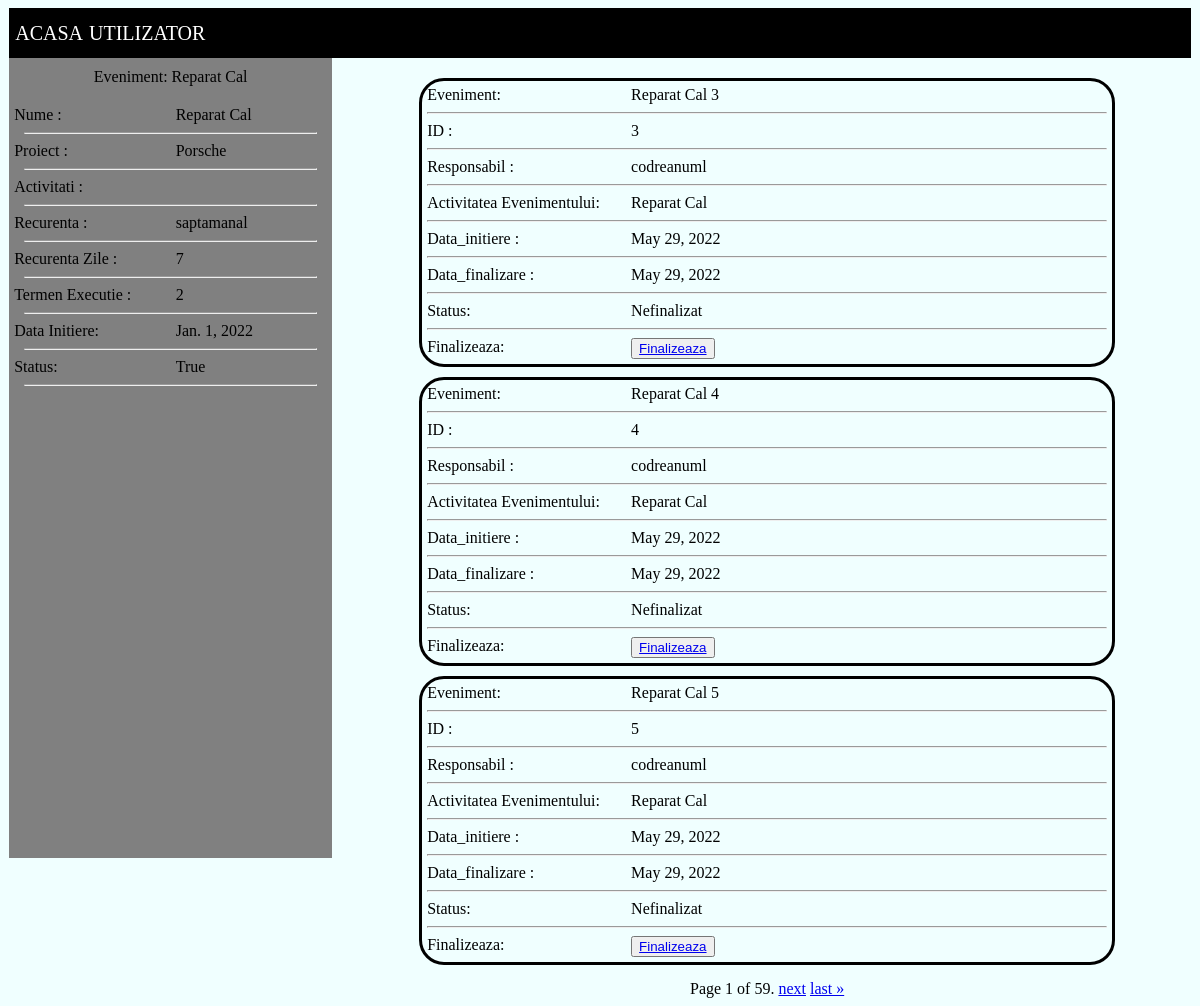
Page /events/eveniment_template/2/ (signed in) on the committed database.
### EVENTS/models.py (models this page shows)
class Eveniment_Template(models.Model):
	nume = models.CharField(max_length=100)
	proiect=models.ForeignKey(Proiect,related_name='evenimente',on_delete=models.CASCADE)
	activitati_necesare=models.TextField(max_length=300)
	CHOICES=[('saptamanal', 'saptamanal') , ('lunar','lunar') , ('anual','anual') , ('2ani','2ani') ]
	recurenenta=models.CharField(choices=CHOICES,max_length=100)
	recurenenta_zile=models.IntegerField()
	zile_executie=models.IntegerField()
	an_choice=[(2022,2022),(2023,2023),(2024,2024),(2025,2025),(2026,2026),]
	luna_choice=[(1,1),(2,2),(3,3),(4,4),(5,5),(6,6),(7,7),(8,8),(9,9),(10,10),(11,11),(12,12)]
	zi_choice=[(1,1),(2,2),(3,3),(4,4),(5,5),(6,6),(7,7),(8,8),(9,9),(10,10),(11,11),(12,12),(13,13),(14,14),(15,15),(16,16),(17,17),(18,18),(19,19),(20,20),(21,21),(22,22),(23,23),(24,24),(25,25),(26,26),(27,27),(28,28)]
	an_incepere=models.IntegerField(choices=an_choice)
	luna_incepere=models.IntegerField(choices=luna_choice)
	zi_incepere=models.IntegerField(choices=zi_choice)
	data_initiere=models.DateField(null=True)
	status=models.BooleanField()
	def __str__(self):
		return self.nume

class Eveniment(models.Model):
	responsabil=models.ForeignKey(User,related_name='eveniment_inst',on_delete=models.CASCADE)
	eveniment_template=models.ForeignKey(Eveniment_Template,related_name='eveniment_obj',on_delete=models.CASCADE)
	data_initiere=models.DateField()
	data_finalizare=models.DateField(blank=True)
	status=models.BooleanField() # 1 deschis si nefinalizat 2 deschis si finalizat
	class Meta :
		ordering=['data_finalizare']

### PROJECTS/models.py (models this page shows)
class Proiect (models.Model):
	nume=models.CharField(max_length=30,unique=True)
	id_proiect=models.IntegerField(unique=True)
	descriere=models.CharField(max_length=100)
	def __str__(self):
		return self.nume

### EVENTS/views.py (the view)
# urls.py: path('eveniment_template/<int:eveniment_pk>/',EVENTS_VIEWS.detalii_eveniment_template,name='detalii_eveniment_template'),
@login_required
def detalii_eveniment_template(request,eveniment_pk):
	eveniment_querry=Eveniment_Template.objects.get(pk=eveniment_pk)
	eveniment_querry_instances_req=Eveniment.objects.filter(eveniment_template=eveniment_querry)
	paginator = Paginator(eveniment_querry_instances_req, 3) # Show 25 contacts per page.
	page_number = request.GET.get('page')
	eveniment_querry_instances = paginator.get_page(page_number)
	return render(request,'EVENTS/datalii_eveniment_template.html',{'eveniment':eveniment_querry,'evenimente_instance':eveniment_querry_instances})

### templates/EVENTS/datalii_eveniment_template.html (shortened to what this page needs)
{% extends 'EVENTS/template.html' %}
{% block content %}
<div class="container_detalii_eveniment">
<div class="container_left_detalii_eveniment">
    <div class="nume">Eveniment: {{eveniment.nume}}</div>
    	<div class="row">
			<div class="col_nume">Nume : </div>
			<div class="col_nume_val">{{eveniment.nume}}</div>
		</div>
		<hr/>
		<div class="row">
			<div class="col_nume">Proiect : </div>
			<div class="col_nume_val">{{eveniment.proiect}}</div>
		</div>
		<hr/>
		<div class="row">
			<div class="col_nume">Activitati : </div>
		</div>
		<hr/>
		<div class="row">
			<div class="col_nume">Recurenta : </div>
			<div class="col_nume_val">{{eveniment.recurenenta}}</div>
		</div>
		<hr/>
		<div class="row">
			<div class="col_nume">Recurenta Zile : </div>
			<div class="col_nume_val">{{eveniment.recurenenta_zile}}</div>
		</div>
		<hr/>
		<div class="row">
			<div class="col_nume">Termen Executie : </div>
			<div class="col_nume_val">{{eveniment.zile_executie}}</div>
		</div>
		<hr/>
		<div class="row">
			<div class="col_nume">Data Initiere: </div>
			<div class="col_nume_val">{{eveniment.data_initiere}}</div>
		</div>
		<hr/>
		<div class="row">
			<div class="col_nume">Status: </div>
			<div class="col_nume_val">{{eveniment.status}}</div>
		</div>
		<hr/>
</div>
<div class="container_right_detalii_eveniment">
{% for eveniment in evenimente_instance %}
    <div class="container_prezentare_eveniment">
        <div class="row">
            <div class="col_nume">Eveniment:  </div>
            <div class="col_nume_val">{{eveniment.eveniment_template}} {{eveniment.pk}} </div>
        </div>
        <hr/>
        <div class="row">
            <div class="col_nume">ID : </div>
            <div class="col_nume_val">{{eveniment.pk}}</div>
        </div>
        <hr/>
        <div class="row">
            <div class="col_nume">Responsabil : </div>
            <div class="col_nume_val">{{eveniment.responsabil}}</div>
        </div>
        <hr/>
        <div class="row">
            <div class="col_nume">Activitatea Evenimentului: </div>
            <div class="col_nume_val">{{eveniment.eveniment_template}}</div>
        </div>
        <hr/>
        <div class="row">
            <div class="col_nume">Data_initiere : </div>
            <div class="col_nume_val">{{eveniment.data_initiere}}</div>
        </div>
        <hr/>
        <div class="row">
            <div class="col_nume">Data_finalizare : </div>
            <div class="col_nume_val">{{eveniment.data_finalizare}}</div>
        </div>
        <hr/>
         <div class="row">
            <div class="col_nume">Status: </div>
            {% if eveniment.status == 0 %}
            <div class="col_nume_val">Nefinalizat</div>
            {% else %}
            <div class="col_nume_val">Finalizat</div>
            {% endif %}
        </div>
        <hr/>
        {% if eveniment.status == 0 %}
        <div class="row">
            <div class="col_nume">Finalizeaza:</div>
        <div class="col_nume_val">
                <button class="button_finalizeaza" ><a href="{% url 'EVENTS:finalizeaza_eveniment' eveniment.pk %}" >Finalizeaza</a></button>
        </div>
        </div>
         {% endif %}
</div>
{% endfor %}
<div class="pagination">
    <span class="step-links">
        <span class="current">
            Page {{ evenimente_instance.number }} of {{ evenimente_instance.paginator.num_pages }}.
        </span>
        {% if evenimente_instance.has_next %}
            <a href="?page={{ evenimente_instance.next_page_number }}">next</a>
            <a href="?page={{ evenimente_instance.paginator.num_pages }}">last &raquo;</a>
        {% endif %}
    </span>
</div>
</div>
</div>
{% endblock %}

### static/css/EVENTS/style.css (style rules this page uses)
body { background-color: #F0FFFF; }
.container_detalii_eveniment { display: flex; flex-direction: row; font-size: 16px; }
.container_left_detalii_eveniment { margin-left: 0.1vw; height: 100vh; width: 450px; background-color: grey; display: flex; flex-direction: column; }
.container_left_detalii_eveniment .nume { margin-top: 10px; width: 100%; display: flex; justify-content: center; margin-bottom: 20px; }
.container_left_detalii_eveniment .row { width: 100%; display: flex; justify-content:center; align-items: center; margin-left: 5px; }
.container_left_detalii_eveniment .row .col_nume { width: 50%; display: flex; justify-content:left; align-items: center; }
.container_left_detalii_eveniment .row .col_nume_val { width: 50%; display: flex; justify-content:left; align-items: center; }
.container_left_detalii_eveniment hr { width: 90%; }
.container_right_detalii_eveniment { width: 100%; margin-top: 10px; padding-left: 10px; display: flex; flex-direction: column; justify-content:left; align-items: center; }
.container_right_detalii_eveniment .container_prezentare_eveniment { width: 80%; border-style: solid; border-size: 2x; border-color: black; border-radius: 25px; margin-top: 10px; padding: 5px; }
.container_right_detalii_eveniment .container_prezentare_eveniment .row { width: 100%; display: flex; justify-content: center; }
.container_right_detalii_eveniment .container_prezentare_eveniment .col_nume { width: 30%; }
.container_right_detalii_eveniment .container_prezentare_eveniment .col_nume_val { width: 70%; }
.pagination { margin-top: 15px; }

### rows in the picture
Eveniment_Template: nume "Reparat Cal", proiect "Porsche", recurenenta "saptamanal", recurenenta_zile "7", zile_executie "2", data_initiere "Jan. 1, 2022", status "True"
Eveniment: eveniment_template "Reparat Cal", pk "3", responsabil "codreanuml", data_initiere "May 29, 2022", data_finalizare "May 29, 2022", status "Nefinalizat", shows "Finalizeaza:"
Eveniment: eveniment_template "Reparat Cal", pk "4", responsabil "codreanuml", data_initiere "May 29, 2022", data_finalizare "May 29, 2022", status "Nefinalizat", shows "Finalizeaza:"
Eveniment: eveniment_template "Reparat Cal", pk "5", responsabil "codreanuml", data_initiere "May 29, 2022", data_finalizare "May 29, 2022", status "Nefinalizat", shows "Finalizeaza:"

### other values in the picture
{{ evenimente_instance.number }} "1"
{{ evenimente_instance.paginator.num_pages }} "59"
